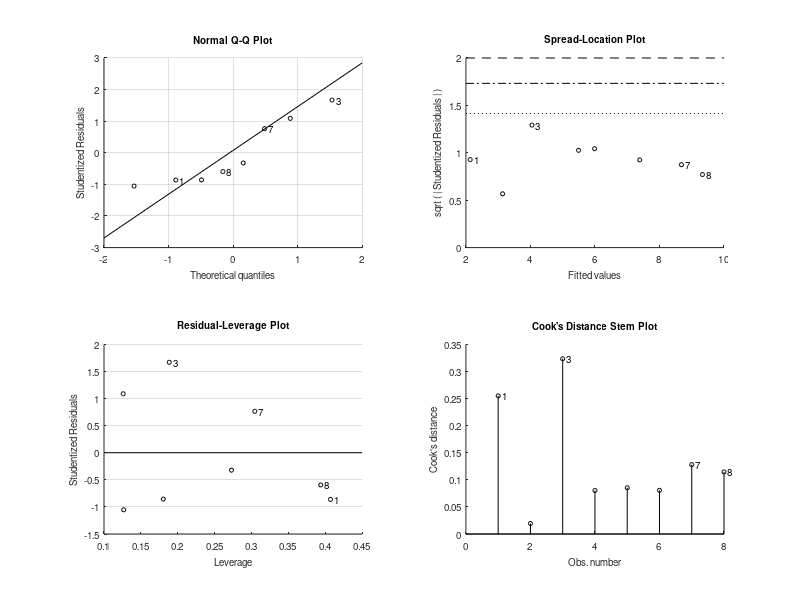
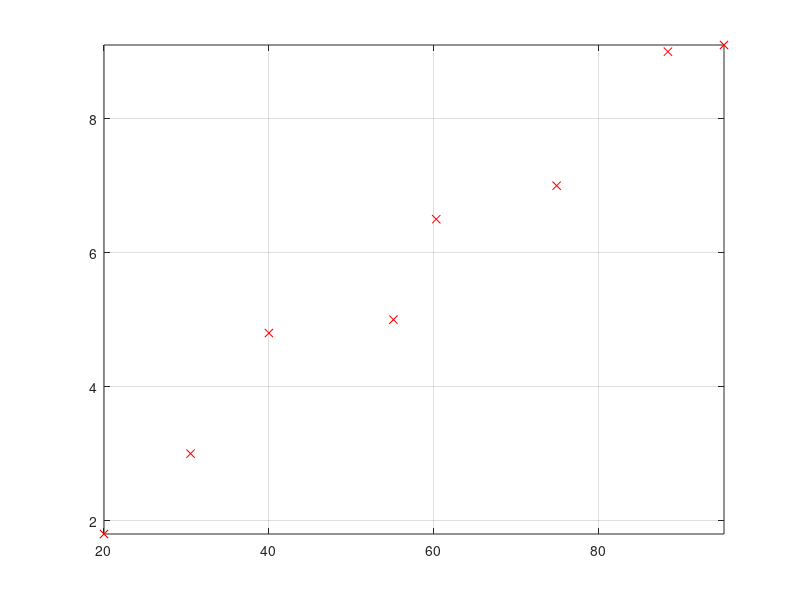

These figures' MATLAB source, in order: (Note: this script raises an error after producing the figures.)
clear all;

%% TEHTAVA A

% Alustetaan taulukon arvot vektoreihin
varallisuus = [20.0, 30.5, 40.0, 55.1, 60.3, 74.9, 88.4, 95.2]';
energia = [1.8, 3.0, 4.8, 5.0, 6.5, 7.0, 9.0, 9.1]';
% Luodaan lineaarinen malli
model = fitlm(varallisuus, energia, 'linear');
% Plotataan datapisteet
figure
plot(varallisuus, energia, 'x', 'color', 'red');
% Plotataan mallin antama lineaarinen ennuste
hold on;
axis tight;
grid on;
t = [10:120]';
plot(t, predict(model, t), 'color', 'blue');
xlabel('varallisuus');
ylabel('energiankulutus');
title('Lineaarinen regressiomalli');
% Tallennetaan 64% luottamusvälin yla- ja alarajat matriisiin eci
[epred, eci] = predict(model, t, 'alpha', 0.36 , 'Prediction', 'observation');
% Plotataan luottamusvälin yla- ja alarajat
plot(t, eci(:,1), '--', 'color', 'cyan');
plot(t, eci(:,2), '--', 'color', 'cyan');
legend('datapisteet', 'lineaarinen ennuste', '64% luottamusväli', 'location', 'southeast');
% Lasketaan mille valille varallisuusluokan 65 energiankulutus osuu 64%
% luottamusvalilla
index65 = find(t==65)
e65 = [eci(index65,1), eci(index65,2)]

%% TEHTAVA B

% Alustetaan taulukon mittausdata
days = [2, 10, 18, 26, 31, 35];
weight = [2, 8, 19, 32, 43, 45];
% Estimoidaan parhaat parametrien arvot ensimmaisena 50 paivana
t = [0:50];
est = lsqcurvefit(@(b, t) kasvumalli(b, t), [40, 40, 20], days, weight);
% Plotatataan datapisteet ja mallin antama ennuste
figure
hold on
grid on
ylim ([0 52])
plot(days, weight, 'x')
plot(t, kasvumalli(est, t))
title('Jyvän painon kehitys');
xlabel('päiviä 1. kukinnosta');
ylabel('jyvän paino');
legend('mittaukset', 'PNS-malli', 'location', 'southeast');
% Selvitetaan milloin maksimipaino saavuutetaan
m = max(kasvumalli(est, t))
find(kasvumalli(est, t)==m)

%% KOTITEHTAVA

% Alustetaan mittausdata vektoreihin
f = [519, 549, 688, 740, 821];
v = [1.0, 1.2, 1.9, 2.4, 2.3];
e = [0.15, 0.40, 0.20, 0.30, 0.10];
% Estimoidaan b0 ja b0 seka virhevalit sovittaja-funktiolla
[b, bci] = sovittaja(f, v, e);
b0 = b(1);
b1 = b(2);
eb0 = [bci(1,1) bci(2,1)]
eb1 = [bci(1,2) bci(2,2)]
% Maaritetaan regressiosuora valilla [400, 900]
x = [400:900]';
y = b0 + b1 .* x;
% Sovitetaan mittausdataan myos tavallinen lineaarinen malli
model = fitlm(f, v, 'linear');
% Plotataan datapisteet virherajoineen seka
% molemmat dataan sovitetut lineaariset regressiosuorat
figure
hold on
grid on
errorbar(f, v, e, 'x');
plot(x, y);
plot(x, predict(model, x));
title('Pysäytysjännite suhteessa valon taajuuteen');
xlabel('valon taajuus (10^{12} Hz)');
ylabel('pysäytysjännite (V)');
legend('mittausdata', 'painotettu PNS-malli', 'tavallinen PNS-malli', 'location', 'southeast');
